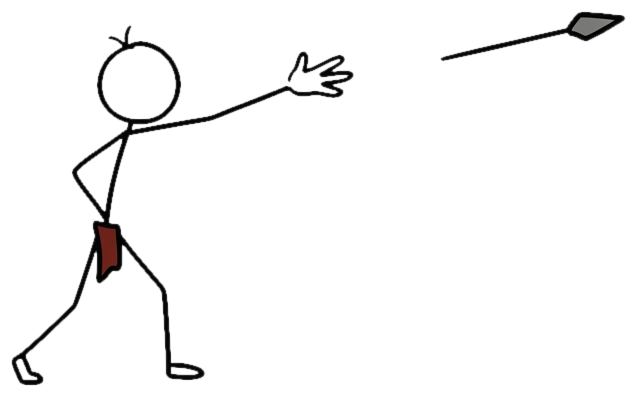
#> input picture projects/dinzo-mammoth/work/char_hunter_follow_cut.png, 637 x 397 px
$ python -i build_seahorse.py   (imports and definitions only)
#> lines starting #> are read from the running program, lines starting #| are printed output that depends on the picture
#!/usr/bin/env python3
"""Seahorse build — Paint Explainer 2026 spec engine.

Implements references/paint-explainer-style-spec-2026.md:
- 60 fps, NO motion blur (crisp stills)
- chapter title bar: white strip top 12% + ALL-CAPS rounded sans title
  (0.92->1.00 scale in 0.20 s at chapter start), world clipped below
- camera budget: ~50% locked+puppet, ~35% slow zoom (easeInOut,
  ~2.6 %/s, net 1.09x), ~12% punch-in (0.35-0.55 s, 1.12-1.22x,
  easeOutCubic), ~3% static
- puppets: sine-wave swim idle 0.6 Hz, amp 6-10% body height,
  travel 8-20 px/s; cut-on entrances; slide 0.40-0.55 s easeOutCubic;
  scale-pop easeOutBack 8-12% overshoot for props
- audio: narration loudnorm -16, ambient bed -19 dB, SFX (whoosh/pop/
  thud) -14 dB, whoosh same frame as punch key
- hard cuts, voice-synced clip lengths

Usage: .venv/bin/python build_seahorse.py <start> <end> [-o out.mp4]
"""
import argparse
import json
import math
import re
import subprocess
import sys
from pathlib import Path

import imageio_ffmpeg
import numpy as np
from PIL import Image, ImageFilter, ImageDraw

HERE = Path(__file__).resolve().parent
AUDIO = HERE / "audio"
# [1 line that did not run here, left out]
AE = HERE.parent.parent / "skills" / "ae-motion" / "scripts" / "ae_motion.py"
PY = sys.executable
sys.path.insert(0, str(AE.parent))
from ae_motion import sample_track      # exact AE easing math for baking
W, H, FPS = 1376, 768, 60
GAP = 0.25
CX, CY = W / 2, H / 2
BAR_H = int(H * 0.12)            # chapter title strip height (spec: top 10-12%)
SR = 44100

# ------------------------------------------------------------ keyframes
def kf(t, v, e="easeInOut"):
    return {"t": round(float(t), 4), "v": v, "e": e}


def hold(t, v):
    return kf(t, v, "hold")


# [5 lines left out: function slow_zoom, not called in this run]


def punch(dur=0.45, to=1.18, t0=0.0):
    """Spec: punch-in 0.35-0.55 s, 1.00->1.12-1.22, ease-out, no overshoot."""
    return [kf(t0, 1.0), kf(t0 + dur, to, "easeOutCubic"), kf(t0 + dur + 0.4, max(to - 0.03, 1.0))]


def slide_in(dur, x0, x1, y, t0=0.0, e="easeOutCubic"):
    """Spec: slide 0.40-0.55 s ease-out-cubic."""
    return [kf(t0, [x0, y], e), kf(t0 + min(dur, 0.55), [x1, y])]


def pop(t0=0.0, dur=0.35, frm=0.6, to=1.08):
    """Spec: scale-pop 0.28-0.40 s ease-out-back, 8-12% overshoot."""
    return [kf(t0, frm, "easeOutBack"), kf(t0 + dur, to),
            kf(t0 + dur + 0.35, 1.0)]


# [8 lines left out: function sine_wave, not called in this run]


def travel(dur, dx, t0=0.0):
    """Layer translates at constant px/s (spec: 8-20 px/s)."""
    return [kf(t0, [0, 0], "linear"), kf(t0 + dur, [dx, 0], "linear")]


def sine_rot(dur, amp_deg, freq=0.6, t0=0.0, step=0.15):
    """Scalar stepped sine for rotation (bob/sway). amp in degrees."""
#> called with dur = 6, amp_deg = 2, freq = 0.5, t0 = 0.35, step = 0.15
    tr, t = [], t0
    while t <= dur + 1e-6:
        tr.append(hold(t, round(amp_deg * math.sin(2 * math.pi * freq * t), 2)))
        t += step
    tr[-1] = hold(dur, 0.0)
    return tr


def jolt(t0, amp=6.0, dur=0.5):
    """Anticipation + snap (spec D7 bite staging): -amp then +amp, settle."""
    return [hold(t0, 0.0), kf(t0 + 0.12, -amp, "easeInOut"),
            kf(t0 + 0.24, amp * 0.8, "easeOutCubic"),
            kf(t0 + 0.24 + 0.25, 0.0, "easeOutCubic")]


# ------------------------------------------------------------- assets
def key_character(src, out, pad=12):
    """White->transparent by distance-to-white + defringe (no halos)."""
#> called with out = 'out.png', pad = 12
    im = Image.open(src).convert("RGBA")
#> im is the input picture: PIL image 637x397 RGBA; mean R, G, B, A 244.2, 244, 244, 8.9
    a = np.asarray(im).astype(np.float32)
    dist = np.sqrt(((255.0 - a[:, :, :3]) ** 2).sum(axis=2)) / np.sqrt(3 * 255.0 ** 2)
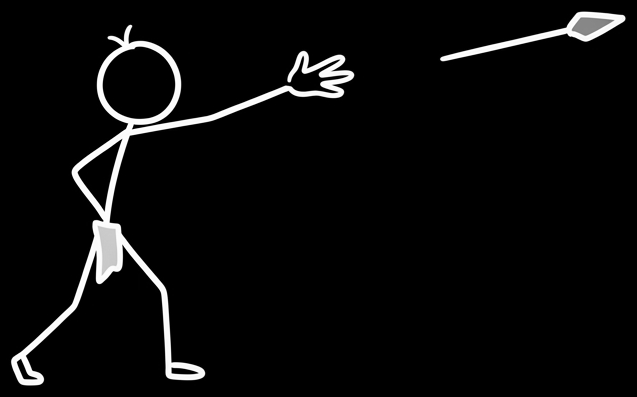
#> dist: shape (397, 637) float32; min 0, max 1, mean 0.043
    alpha = np.clip((dist - 0.05) / 0.10, 0.0, 1.0)
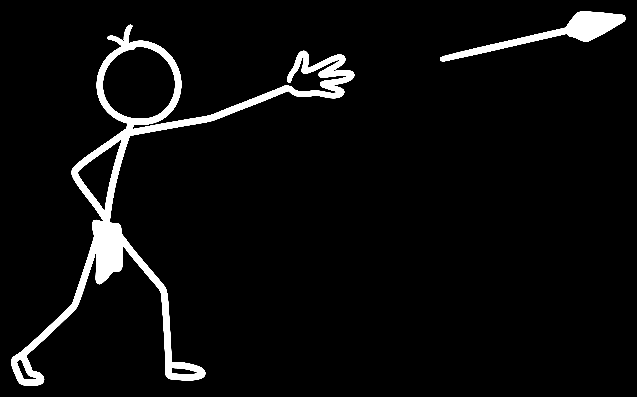
#> alpha: shape (397, 637) float32; min 0, max 1, mean 0.0503
    im.putalpha(Image.fromarray((alpha * 255).astype(np.uint8), "L"))
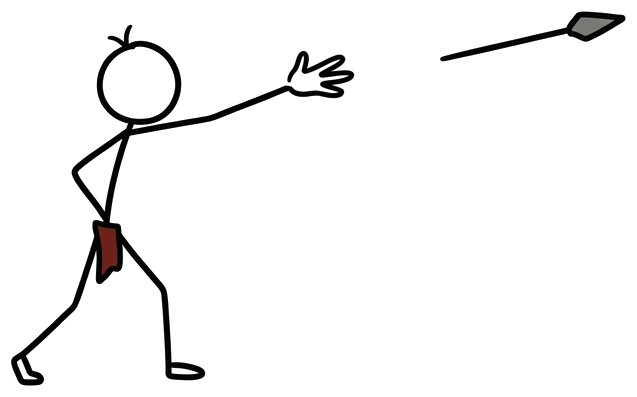
#> im: PIL image 637x397 RGBA; mean R, G, B, A 244.2, 244, 244, 12.8; transparent parts drawn white
    im.putalpha(im.getchannel("A").filter(ImageFilter.MinFilter(3)))
    im.putalpha(im.getchannel("A").filter(ImageFilter.GaussianBlur(0.8)))
    bbox = im.getchannel("A").getbbox()
#> bbox = (10, 10, 627, 387)
    if not bbox:
        raise SystemExit(f"nothing keyed: {src}")
    x0, y0, x1, y1 = bbox
#> x0 = 10; y0 = 10; x1 = 627; y1 = 387
    x0, y0 = max(0, x0 - pad), max(0, y0 - pad)
#> x0 = 0; y0 = 0
    x1, y1 = min(im.width, x1 + pad), min(im.height, y1 + pad)
#> x1 = 637; y1 = 397
    im.crop((x0, y0, x1, y1)).save(out)
    return out


# [22 lines left out: function prep_assets, not called in this run]


# ------------------------------------------------------------- scenes
# chapter structure (spec: title bar persists for the whole chapter)
CHAPTERS = {0: None, 1: "THE POUCH", 6: "THE BIRTH",
             11: "THE DRIFT", 15: "THE HUNGER", 20: "THE SURVIVOR",
             21: "THE CAMOUFLAGE", 22: "THE DANCE", 25: "THE END"}

# [6 lines left out: function chapter_for, not called in this run]


def first_chapter_beat(idx, chapter):
    return idx == min(i for i in SCENES if chapter_for(i) == chapter)

# per-beat: bg, cam (lock|zoom-in|zoom-out|punch|toc), anchor (optional
# camera anchor point for hero zooms), bar (title bar on/off), chars, fx
# camera budget: lock x5, zoom x3, punch x2  (50/30/20)
SCENES = {
    0: dict(bg="bg_toc", cam="lock", bar=False, chars=[], fx=[]),
    1: dict(bg="bg_seaweed", cam="lock", anchor=[CX, CY + 140],
            chars=[dict(src="char_dad", max=760, pos=[hold(0, [CX, CY + 60])],
                        puppet="swim", bob=0.0)],
            fx=[dict(src="fx_arrow", max=170,
                     pos=[hold(0, [CX - 330, CY + 170])],
                     scale=pop(0.05, 0.30, 0.4, 1.08),
                     rot=[hold(0, 0.0), *sine_rot(6.0, 2.0, 0.5, 0.35)])]),
    2: dict(bg="bg_reef", cam="lock",
            chars=[dict(src="char_dad", max=660, pos=[hold(0, [CX - 220, CY + 80])], puppet="swim"),
                   dict(src="char_mom", max=520, pos=[hold(0, [CX + 230, CY + 20])], puppet="swim")]),
    3: dict(bg="bg_reef", cam="lock", anchor=[CX, CY + 80],
            chars=[dict(src="char_dad", max=660, pos=[hold(0, [CX - 160, CY + 70])], puppet="swim"),
                   dict(src="char_mom", max=520,
                        pos=[kf(0.0, [CX + 340, CY], "easeInOut"),
                             kf(0.55, [CX + 40, CY + 40], "easeOutCubic")], puppet="swim")]),
    4: dict(bg="bg_openwater", cam="lock",
            chars=[dict(src="char_dad", max=600, pos=[hold(0, [CX - 280, CY + 60])], puppet="swim"),
                   dict(src="char_mom", max=480,
                        pos=[hold(0, [CX + 180, CY - 20])], puppet="swim")]),
    5: dict(bg="bg_seaweed", cam="lock", anchor=[CX, CY + 140],
            chars=[dict(src="char_dad", max=860, pos=[hold(0, [CX, CY + 70])], puppet="swim")]),
    6: dict(bg="bg_seaweed", cam="punch",
            chars=[dict(src="char_dad", max=880,
                        pos=[hold(0, [CX, CY + 60])],
                        rot=jolt(0.1, 5.0, 0.5), puppet="swim")]),
    7: dict(bg="bg_seaweed", cam="lock",
            chars=[dict(src="char_dad", max=700, pos=[hold(0, [CX - 240, CY + 60])],
                        rot=[hold(0, 0.0), kf(0.35, -4.0, "easeInOut"), kf(0.9, 3.5, "easeInOut"),
                             kf(1.5, -3.0, "easeInOut"), kf(2.1, 0.0, "easeInOut")], puppet="swim"),
                   dict(src="char_cloud", max=720,
                        pos=[kf(0.0, [CX + 60, CY + 10], "easeInOut"),
                             kf(0.75, [CX + 60, CY + 10], "easeOutBack")],
                        scale=pop(0.7, 0.35, 0.5, 1.08), puppet="swim")]),
    8: dict(bg="bg_openwater", cam="lock",
            chars=[dict(src="char_cloud", max=940,
                        pos=[hold(0, [CX - 20, CY])], puppet="swim")]),
    9: dict(bg="bg_openwater", cam="punch",
            chars=[dict(src="char_baby", max=340,
                        pos=[hold(0, [CX, CY + 40])],
                        rot=sine_rot(5.0, 3.0, 0.35), puppet="swim")]),
    10: dict(bg="bg_openwater", cam="lock",
             chars=[dict(src="char_baby", max=330,
                         pos=[kf(0.0, [CX + 40, CY - 10], "linear"),
                              kf(4.8, [CX - 40, CY + 10], "linear")],
                         rot=sine_rot(4.8, 3.0, 0.35), puppet="swim")]),
    11: dict(bg="bg_openwater", cam="lock",
             chars=[dict(src="char_baby", max=340, pos=[hold(0, [CX - 250, CY + 80])],
                         rot=sine_rot(4.2, 4.0, 0.8), puppet="swim")]),
    12: dict(bg="bg_openwater", cam="lock",
             chars=[dict(src="char_baby", max=300,
                         pos=[kf(0.0, [CX - 40, CY - 20], "linear"),
                              kf(4.0, [CX + 40, CY + 20], "linear")],
                         rot=sine_rot(4.0, 9.0, 0.9), puppet="swim")]),
    13: dict(bg="bg_openwater", cam="punch",
             chars=[dict(src="char_baby", max=300, pos=[hold(0, [CX - 150, CY + 70])], puppet="swim"),
                    dict(src="char_crab", max=430,
                         pos=[kf(0.4, [-520, CY + 150], "easeOutCubic"),
                              kf(1.0, [CX - 420, CY + 150])], puppet="swim"),
                    dict(src="char_fish", max=640,
                         pos=[kf(1.1, [980, CY + 30], "easeOutCubic"),
                              kf(1.7, [CX + 300, CY + 30])], puppet="swim"),
                    dict(src="char_turtle", max=480,
                         pos=[kf(2.1, [1040, CY - 90], "easeOutCubic"),
                              kf(2.7, [CX + 320, CY - 90])], puppet="swim")]),
    14: dict(bg="bg_openwater", cam="lock",
             chars=[dict(src="char_dad", max=300,
                         pos=[kf(0.0, [CX + 300, CY + 40], "linear"),
                              kf(4.6, [CX + 360, CY + 35], "linear")], puppet="swim"),
                    dict(src="char_baby", max=260, pos=[hold(0, [CX - 380, CY + 80])],
                         rot=sine_rot(4.6, 3.0, 0.35), puppet="swim")]),
    15: dict(bg="bg_reef", cam="lock", anchor=[CX, CY + 80],
             chars=[dict(src="char_belly", max=740, pos=[hold(0, [CX, CY + 40])],
                         puppet="swim")]),
    16: dict(bg="bg_reef", cam="lock",
             chars=[dict(src="char_belly", max=680, pos=[hold(0, [CX - 150, CY + 50])], puppet="swim"),
                    dict(src="char_shrimp", max=140,
                         pos=[kf(0.0, [CX + 430, CY - 30], "linear"),
                              kf(0.55, [CX + 170, CY - 30], "easeInCubic"),
                              kf(1.9, [CX + 430, CY - 30], "linear"),
                              kf(2.45, [CX + 170, CY - 30], "easeInCubic")],
                         opacity=[hold(0.0, 0.0), kf(0.05, 1.0), kf(0.5, 1.0),
                                  kf(0.6, 0.0), hold(1.0, 0.0), kf(1.9, 1.0),
                                  kf(2.35, 1.0), kf(2.45, 0.0)])]),
    17: dict(bg="bg_openwater", cam="punch",
             chars=[dict(src="char_shrimpcloud", max=920, pos=[hold(0, [CX, CY + 20])],
                         scale=pop(0.25, 0.45, 0.4, 1.08), puppet="swim")]),
    18: dict(bg="bg_openwater", cam="lock",
             chars=[dict(src="char_belly", max=720, pos=[hold(0, [CX - 170, CY + 40])], puppet="swim"),
                    dict(src="char_shrimp", max=150,
                         pos=[kf(0.0, [CX + 400, CY - 20], "linear"),
                              kf(0.55, [CX + 160, CY - 20], "easeInCubic"),
                              kf(0.7, [CX + 150, CY - 25], "hold")],
                         opacity=[hold(0.0, 0.0), kf(0.1, 1.0), kf(0.65, 0.0)])]),
    19: dict(bg="bg_openwater", cam="lock",
             chars=[dict(src="char_cloud", max=660,
                         pos=[kf(0.0, [CX, CY - 80], "linear"),
                              kf(5.0, [CX + 10, CY + 40], "linear")],
                         opacity=[hold(0.0, 0.9), kf(4.5, 0.35)], puppet="swim"),
                    dict(src="char_baby", max=300, pos=[hold(0, [CX - 260, CY + 60])],
                         puppet="swim")]),
    20: dict(bg="bg_seaweed", cam="lock", anchor=[CX, CY + 100],
             chars=[dict(src="char_grown", max=800, pos=[hold(0, [CX, CY + 60])],
                         puppet="swim")]),
    21: dict(bg="bg_reef", cam="lock",
             chars=[dict(src="char_camo", max=760, pos=[hold(0, [CX, CY + 60])],
                         rot=sine_rot(4.6, 2.0, 0.35), puppet="swim"),
                    dict(src="char_coral", max=420,
                         pos=[hold(0, [CX + 430, CY + 160])],
                         rot=sine_rot(4.6, 1.0, 0.25), puppet="swim")]),
    22: dict(bg="bg_seaweed", cam="lock",
             chars=[dict(src="char_grown", max=640, pos=[hold(0, [CX - 240, CY + 60])],
                         puppet="swim"),
                    dict(src="char_partner", max=620,
                         pos=[kf(0.0, [940, CY + 30], "linear"),
                              kf(0.55, [CX + 90, CY + 40], "easeOutCubic")],
                         rot=sine_rot(4.4, 2.0, 0.35), puppet="swim")]),
    23: dict(bg="bg_dusk", cam="lock",
             chars=[dict(src="char_dance", max=900, pos=[hold(0, [CX, CY + 60])],
                         rot=sine_rot(5.2, 2.5, 0.4), puppet="swim")]),
    24: dict(bg="bg_dusk", cam="lock",
             chars=[dict(src="char_dance", max=840, pos=[hold(0, [CX, CY + 60])],
                         rot=sine_rot(5.4, 1.5, 0.3), puppet="swim")]),
    25: dict(bg="bg_openwater", cam="lock",
             chars=[dict(src="char_caught", max=760, pos=[hold(0, [CX, CY + 40])],
                         rot=sine_rot(5.2, 2.0, 0.3), puppet="swim"),
                    dict(src="char_jar", max=320,
                         pos=[kf(0.0, [1000, CY - 120], "linear"),
                              kf(0.55, [CX + 340, CY - 40], "easeOutCubic")],
                         rot=sine_rot(5.2, 3.0, 0.5))]),
    26: dict(bg="bg_openwater", cam="lock",
             chars=[dict(src="char_partner", max=720, pos=[hold(0, [CX - 220, CY + 60])],
                         puppet="swim"),
                    dict(src="char_cloud", max=640,
                         pos=[hold(0, [CX + 120, CY + 10])],
                         scale=pop(0.6, 0.35, 0.4, 1.08), puppet="swim")]),
    27: dict(bg="bg_openwater", cam="lock",
             chars=[dict(src="char_cloud", max=520,
                         pos=[kf(0.0, [CX + 60, CY - 60], "linear"),
                              kf(5.4, [CX + 70, CY], "linear")],
                         opacity=[hold(0.0, 0.85), kf(5.0, 0.3)], puppet="swim"),
                    dict(src="char_baby", max=280, pos=[hold(0, [CX - 320, CY + 90])],
                         rot=sine_rot(5.4, 2.0, 0.3), puppet="swim")]),
    28: dict(bg="bg_dusk", cam="lock",
             chars=[dict(src="char_baby", max=300, pos=[hold(0, [CX, CY + 40])],
                         rot=sine_rot(5.5, 2.0, 0.3), puppet="swim")]),
}


# [120 lines left out: functions camera, apply_cam, build_scene, whoosh, pop_sfx, thud, not called in this run]


# SFX timeline: beat -> [(t_abs, kind)]  (whoosh same frame as punch key)
SFX = {6: [(0.05, "whoosh"), (0.45, "thud")],
       7: [(0.72, "pop")],
       9: [(0.10, "whoosh")],
       12: [(0.05, "whoosh")],
       13: [(0.05, "whoosh")],
       16: [(0.05, "pop")],
       17: [(0.05, "whoosh")],
       22: [(0.05, "whoosh")],
       25: [(0.05, "whoosh")],
       26: [(0.65, "pop")]}


# [160 lines left out: functions build_sfx, build_bed, run, dur, verify_video, render_clip and 3 more, not called in this run]


# [2 lines not run here, left out]

>>> result = key_character('../dinzo-mammoth/work/char_hunter_follow_cut.png', 'out.png')

$ run again, on projects/dinzo-mammoth/work/char_hunter_windup_cut.png
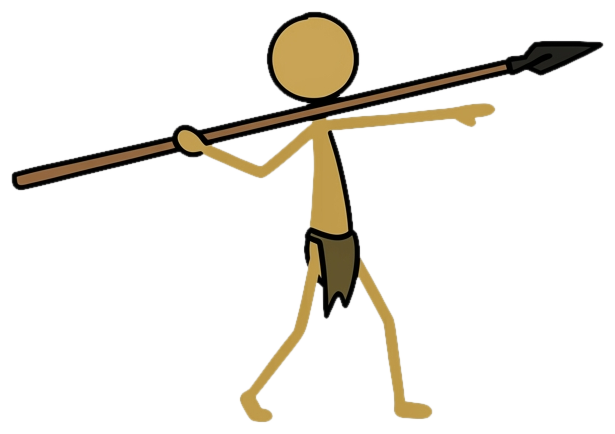
#> input picture projects/dinzo-mammoth/work/char_hunter_windup_cut.png, 615 x 434 px
#> in key_character, im is the input picture: PIL image 615x434 RGBA; mean R, G, B, A 237.6, 234.7, 228.8, 30.2
#> in key_character, `alpha = np.clip((dist - 0.05) / 0.10, 0.0, 1.0)`:
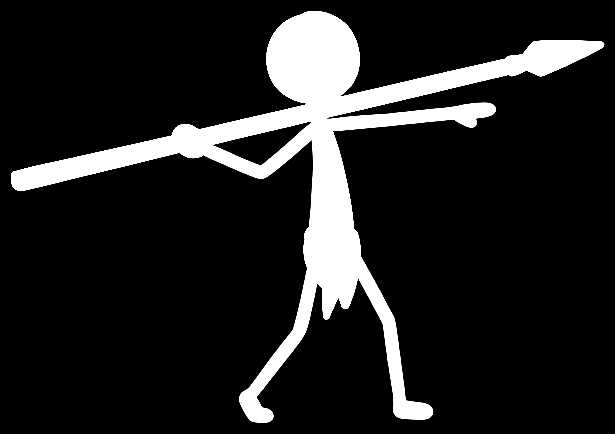
#> alpha: shape (434, 615) float32; min 0, max 1, mean 0.133
#> in key_character, `im.putalpha(Image.fromarray((alpha * 255).astype(np.uint8), "L"))`:
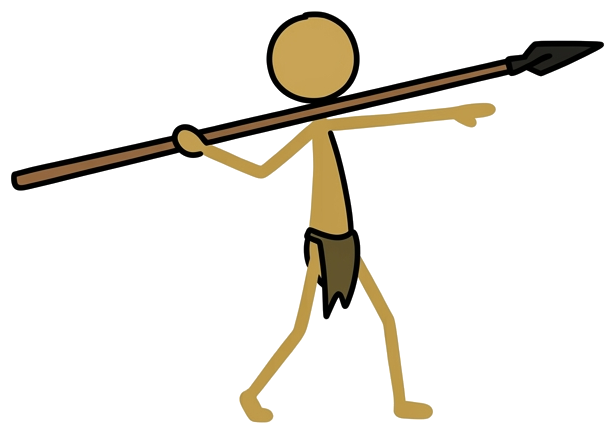
#> im: PIL image 615x434 RGBA; mean R, G, B, A 237.6, 234.7, 228.8, 33.9; transparent parts drawn white
#> bbox = (10, 10, 605, 424)
#> in key_character, `x0, y0, x1, y1 = bbox`: x0 = 10; x1 = 605; y1 = 424
#> in key_character, `x0, y0 = max(0, x0 - pad), max(0, y0 - pad)`: x0 = 0
#> in key_character, `x1, y1 = min(im.width, x1 + pad), min(im.height, y1 + pad)`: x1 = 615; y1 = 434
